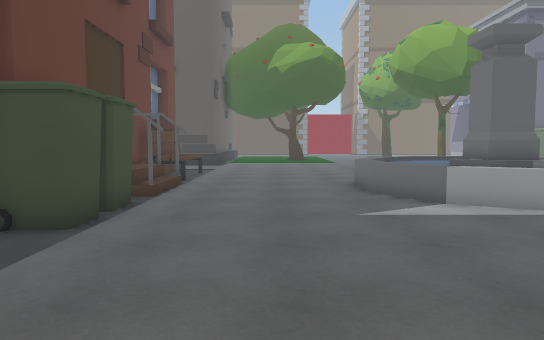
view 1 (above)

24 first-person views from a walk through a scene from a Unity 3-D project. The camera is 1.4 m above the floor, tilts 4° down and sees 70° across. The floor is counted in squares, 1 m on a side. Each view is taken from the middle of a square. On the plan, view 1 faces up. The plan holds only what a view shows up to about 16 squares ahead; the rest is blank. The place goes on beyond the plan. The player character is not drawn. Some surface patterns are stand-ins.

view 2
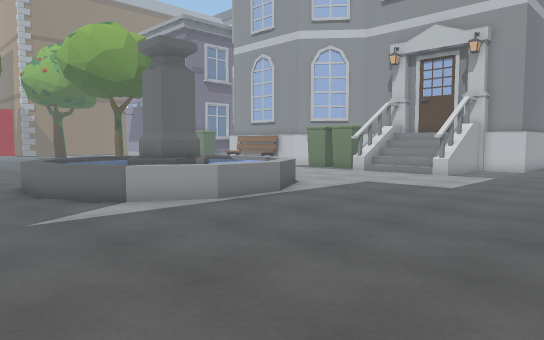

view 3
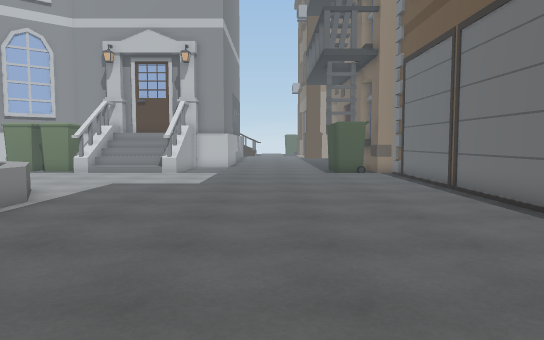

view 4
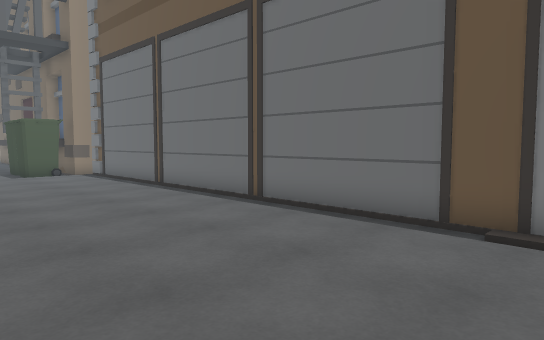

view 5
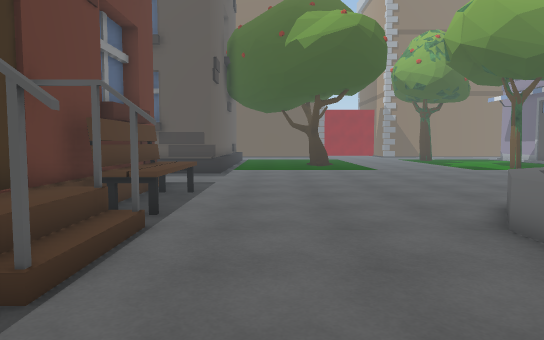

view 6
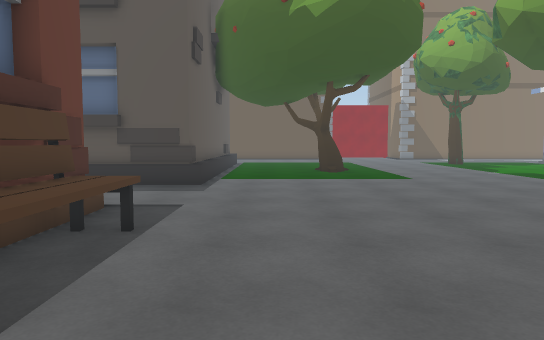

view 7
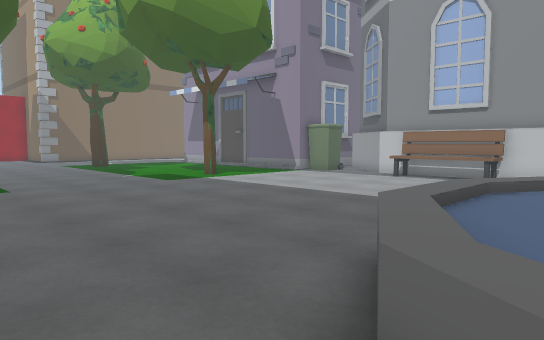

view 8
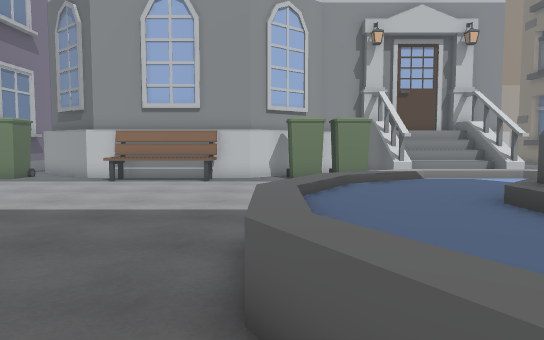

view 9
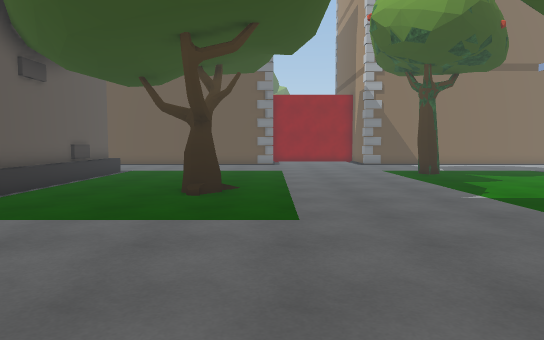

view 10
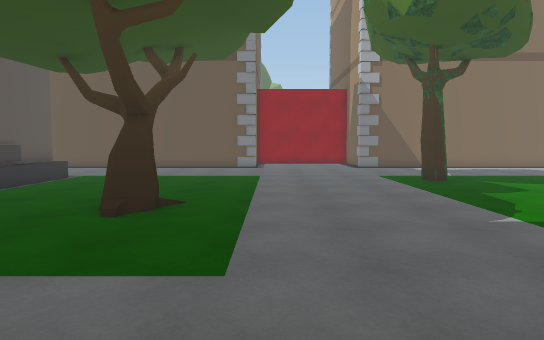

view 11
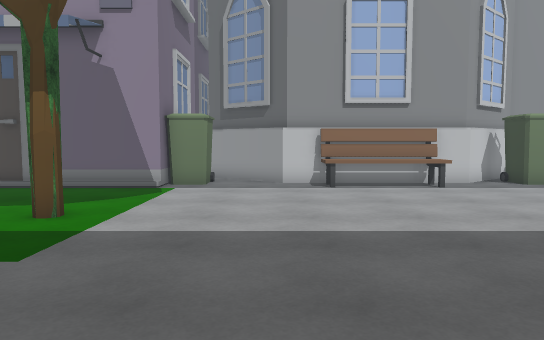

view 12
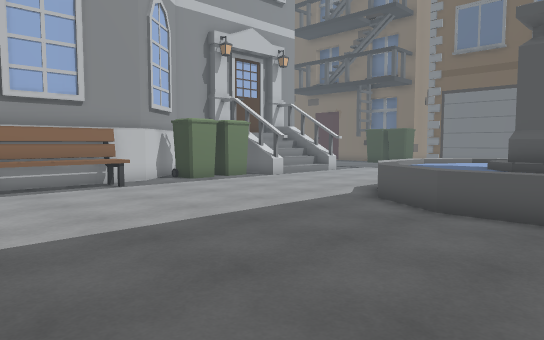

view 13
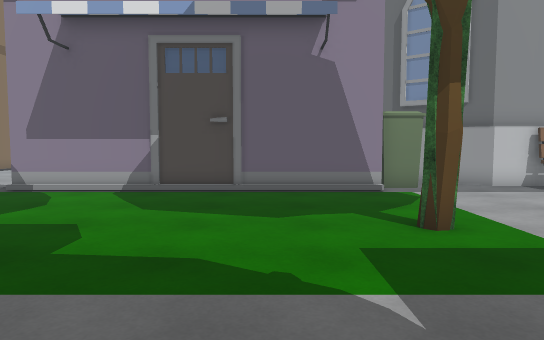

view 14
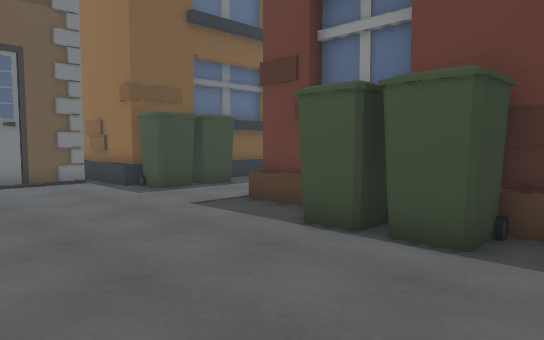

view 15
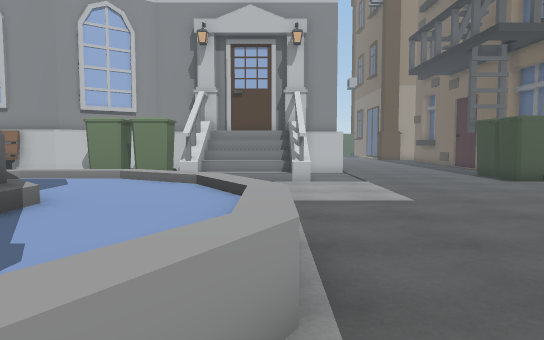

view 16
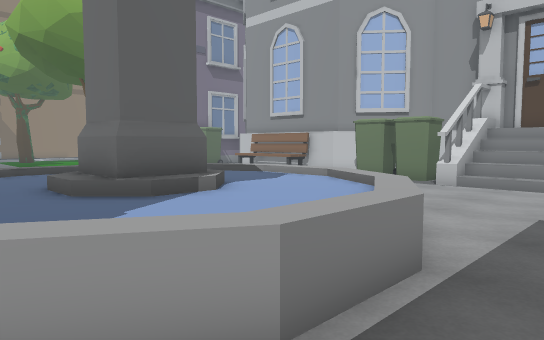

view 17
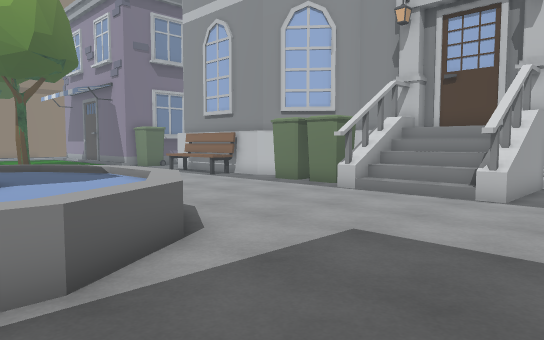

view 18
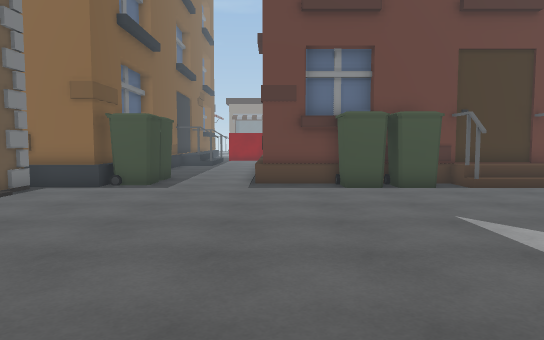

view 19
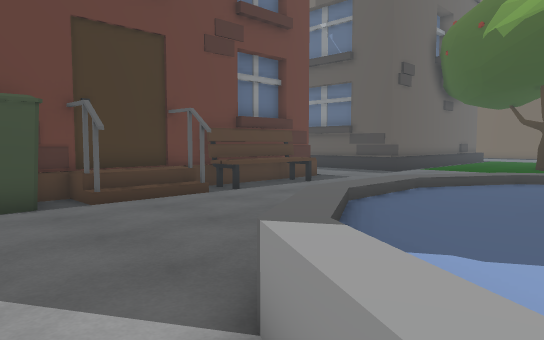

view 20
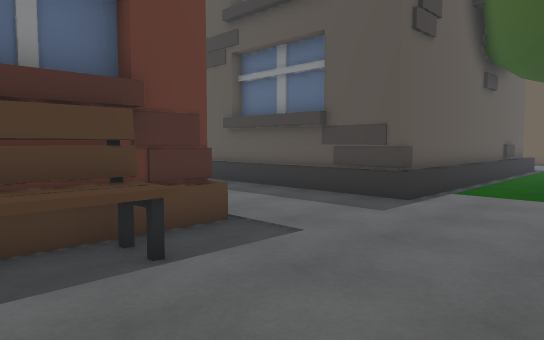

view 21
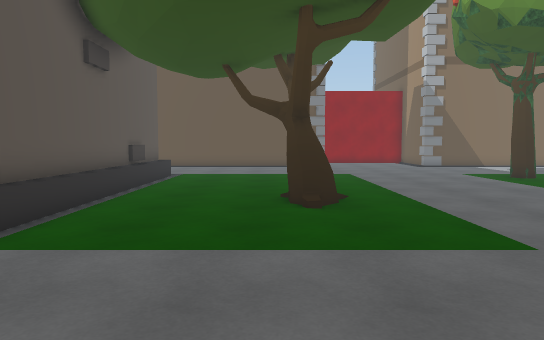

view 22
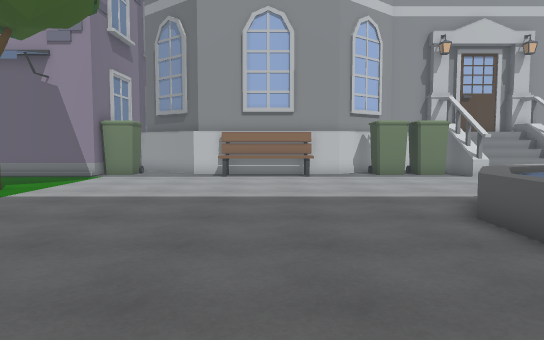

view 23
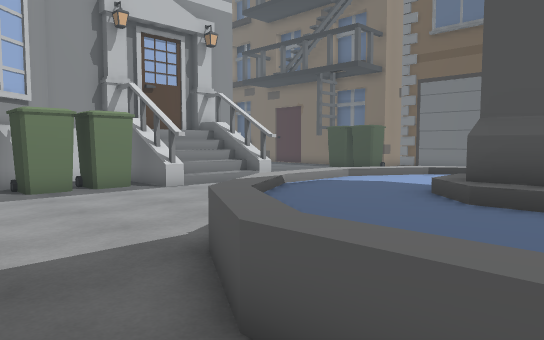

view 24
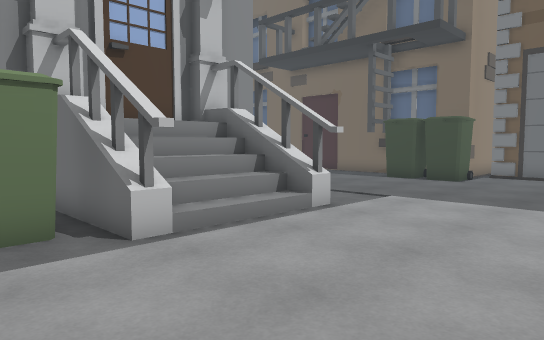

### Floor plan
Key: @ floor where view 1 was taken; # wall or solid block; . floor; / step, stairs or slope; = window, fence, low wall or low ledge; ^ raised ledge; O other object.
Columns run from 7 left of view 1 to 19 right of it. Each row starts with its distance up from view 1.
 39    O..  ........... .... O
 38    #..............O......O
 37    #..............O......O
 36    O.....................O
 35    O.....................O
 34    #.....................O
 33    O.....O...............O
 32    O.....O...............O
 31    O.....O...............O
 30    #.....................O
 29    #.....................O
 28    #...............O.....OO
 27    #......................O
 26 ##OO......................O
 25 ...........................
 24 ..........................#
 23 ..........................#
 22 .........................O#
 21  ........................O#
 20   O......................O#
 19   O......................O#
 18   OOO....................O#
 17   OOO.....................#
 16   #OO.......OOOO...........
 15   #OO......OOOOOOO........O
 14   #.......OOOOOOOO........O
 13   O /.....OOOOOOOOO.......O
 12   O /.....OOOOOOOOO.......O
 11   O /.....OOOOOOOOO......^^
 10   #........OOOOOOO.......//
  9   #O.......OOOOOOO.......//
  8   #O.........OOO.........//
  7   OO.....................=#
  6   O........................
  5   #........................
  4 # O........................
  3 ...........................
  2 ...........................
  1 ...........................
  0 OOO....@...................
 -1 OOOO.....................OO
 -2 OOOO....................OOO
 -3    O.....................OO
 -4    OO#OO#OOOO#OOOO#OOOO#O
 -5    O
 -6    O

Positions as (right, up) in squares from view 1, and headings:
1: (0, 0), facing up
2: (0, 0), facing up-right
3: (-1, 2), facing right
4: (-1, 3), facing down-right
5: (-1, 7), facing up
6: (-1, 12), facing up
7: (2, 14), facing up-right
8: (3, 16), facing right
9: (4, 20), facing up
10: (5, 23), facing up
11: (5, 24), facing right
12: (5, 24), facing down-right
13: (6, 31), facing right
14: (2, 11), facing down-left
15: (3, 8), facing right
16: (4, 6), facing up-right
17: (7, 4), facing up-right
18: (9, 4), facing left
19: (6, 7), facing up-left
20: (1, 16), facing up-left
21: (1, 22), facing up
22: (1, 20), facing right
23: (6, 18), facing down-right
24: (12, 14), facing down-right
